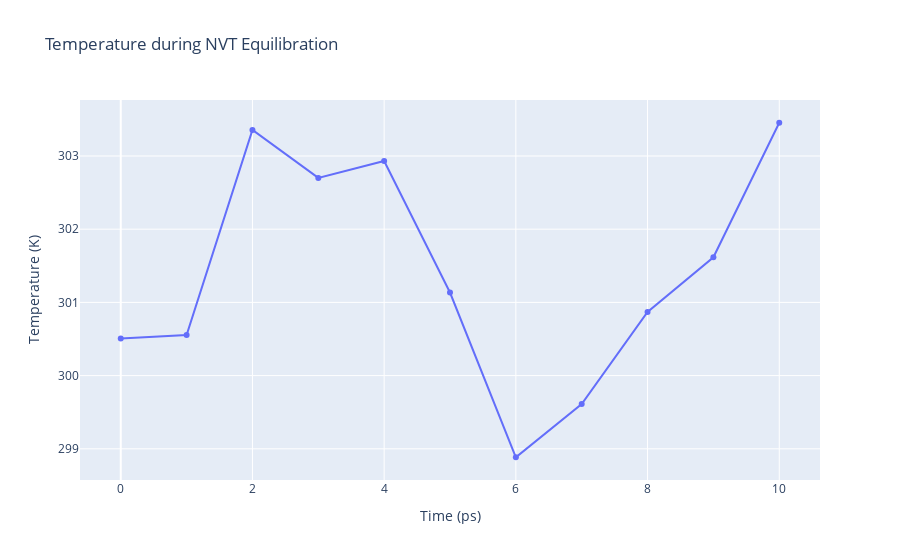

The notebook cell saved with this chart:
### Code cell
import plotly
import plotly.graph_objs as go

# Read temperature data from file 
with open(output_nvt_temp_xvg,'r') as temperature_file:
    x,y = map(
        list,
        zip(*[
            (float(line.split()[0]),float(line.split()[1]))
            for line in temperature_file 
            if not line.startswith(("#","@")) 
        ])
    )

plotly.offline.init_notebook_mode(connected=True)

fig = ({
    "data": [go.Scatter(x=x, y=y)],
    "layout": go.Layout(title="Temperature during NVT Equilibration",
                        xaxis=dict(title = "Time (ps)"),
                        yaxis=dict(title = "Temperature (K)")
                       )
})

plotly.offline.iplot(fig)

### Figure 1 — Plotly figure (JSON) as saved in the notebook; plotly's stock layout.template omitted (floating-point values rounded to 4 significant figures)
{"data": [{"type": "scatter", "x": [0, 1, 2, 3, 4, 5, 6, 7, 8, 9, 10], "y": [300.5, 300.6, 303.4, 302.7, 302.9, 301.1, 298.9, 299.6, 300.9, 301.6, 303.5]}], "layout": {"title": {"text": "Temperature during NVT Equilibration"}, "xaxis": {"title": {"text": "Time (ps)"}}, "yaxis": {"title": {"text": "Temperature (K)"}}}}
